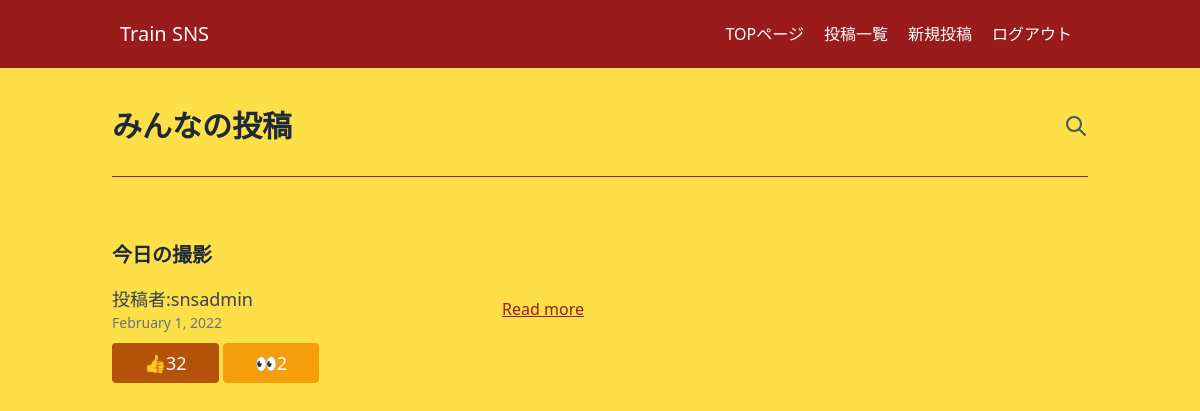
The page /list/ (signed in) on the database as committed earlier.
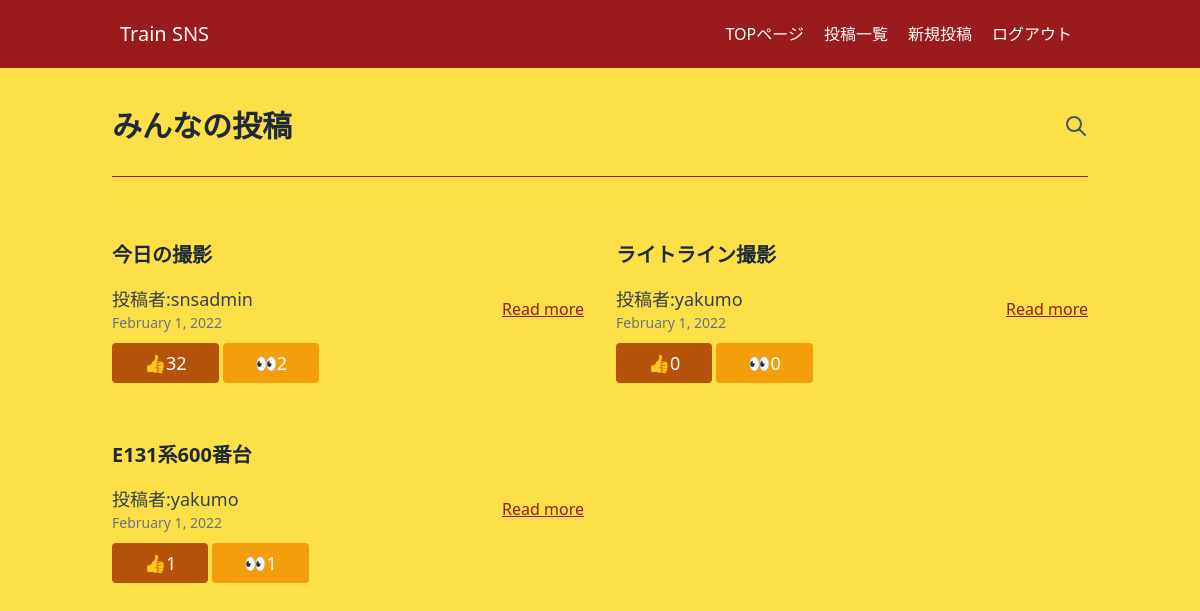
The same page on the database as committed later.
### trainpostapp/models.py (models this page shows)
class ListModel(models.Model):
    title = models.CharField(max_length=50)
    content = models.TextField()
    post_user = models.CharField(max_length=50)
    thumbnail = models.ImageField(upload_to="")
    good = models.PositiveIntegerField(null=True, blank=True, default=0)
    read = models.PositiveIntegerField(null=True, blank=True, default=0)
    readuser = models.TextField(null=True, blank=True, default="")

### trainpostapp/views.py (the view)
# urls.py: path('list/', listfunc, name='list'),
@login_required
def listfunc(request):
   template = 'list.html'
   object_list = ListModel.objects.all()
   data = {'object_list':object_list}
   return render(request ,template, data)

### templates/list.html (shortened to what this page needs)
{% extends 'base.html' %}
{% block content %}
<section class="w-full lg:w-100 max-w-100 mx-auto">
  <div class="container px-6 py-10 mx-auto">
      <div class="flex items-center justify-between">
          <h1 class="text-2xl font-semibold text-gray-800 capitalize lg:text-3xl dark:text-white">みんなの投稿</h1>
          <button class="focus:outline-none">
          </button>
      </div>
      <hr class="my-8 border-red-800 ">
      <div class="grid grid-cols-1 gap-8 md:grid-cols-2 xl:grid-cols-3">
        {% for object in object_list %}
          <div>
              <div class="mt-8">
                  <h2 class="mt-4 text-xl font-semibold text-gray-800 dark:text-white">
                      {{ object.title }}
                  </h2>
                  <div class="flex items-center justify-between my-4">
                      <div>
                          <a href="#" class="text-lg font-medium text-gray-700 dark:text-gray-300 hover:underline hover:text-gray-500">
                              投稿者:{{ object.post_user }}
                          </a>
                          <p class="text-sm text-gray-500 dark:text-gray-400">February 1, 2022</p>
                      </div>
                      <a href="{% url 'detail' object.pk %}" class="inline-block text-red-800 underline hover:text-red-700">Read more</a>
                  </div>
                  <div class="text-left">
                    <a href="{% url 'good' object.pk %}" class="text-white bg-amber-700 border-0 py-2 px-8 focus:outline-none hover:bg-amber-600 rounded text-lg">👍{{ object.good }}</a>
                    <a href="{% url 'read' object.pk %}" class="text-white bg-amber-500 border-0 py-2 px-8 focus:outline-none hover:bg-amber-400 rounded text-lg">👀{{ object.read }}</a>
                  </div>
              </div>
          </div>
        {% endfor %}
      </div>
  </div>
</section>
{% endblock content %}

### templates/base.html (shortened to what this page needs)
<!DOCTYPE html>
<html lang="ja">
<head>
    <script src="https://cdn.tailwindcss.com"></script>
</head>
<body class="bg-yellow-300">
  <header class="text-white body-font bg-red-800">
    <div class="container mx-auto flex flex-wrap p-5 flex-col md:flex-row items-center">
      <a class="flex title-font font-medium items-center text-white mb-4 md:mb-0">
        <span class="ml-3 text-xl">Train SNS</span>
      </a>
      <nav class="md:ml-auto flex flex-wrap items-center text-base justify-center">
        <a href="{% url 'top' %}" class="mr-5 hover:text-gray-900">TOPページ</a>
        {% if user.is_authenticated %}
        <a href="{% url 'list' %}" class="mr-5 hover:text-gray-900">投稿一覧</a>
        <a href="{% url 'create' %}" class="mr-5 hover:text-gray-900">新規投稿</a>
        <a href="{% url 'logout' %}" class="mr-5 hover:text-gray-900">ログアウト</a>
        {% else %}
        <a href="{% url 'signup' %}" class="mr-5 hover:text-gray-900">新規登録</a>
        <a href="{% url 'login' %}" class="mr-5 hover:text-gray-900">ログイン</a>
        {% endif %}
      </nav>
    </div>
  </header>
  <main >
    {% block content %}
    {% endblock content %}
  </main>
</body>
</html>

Rows that differ between the two databases and show on the page:
added ListModel: title "ライトライン撮影", post_user "yakumo", good "0", read "0"
added ListModel: title "E131系600番台", post_user "yakumo", good "1", read "1"
